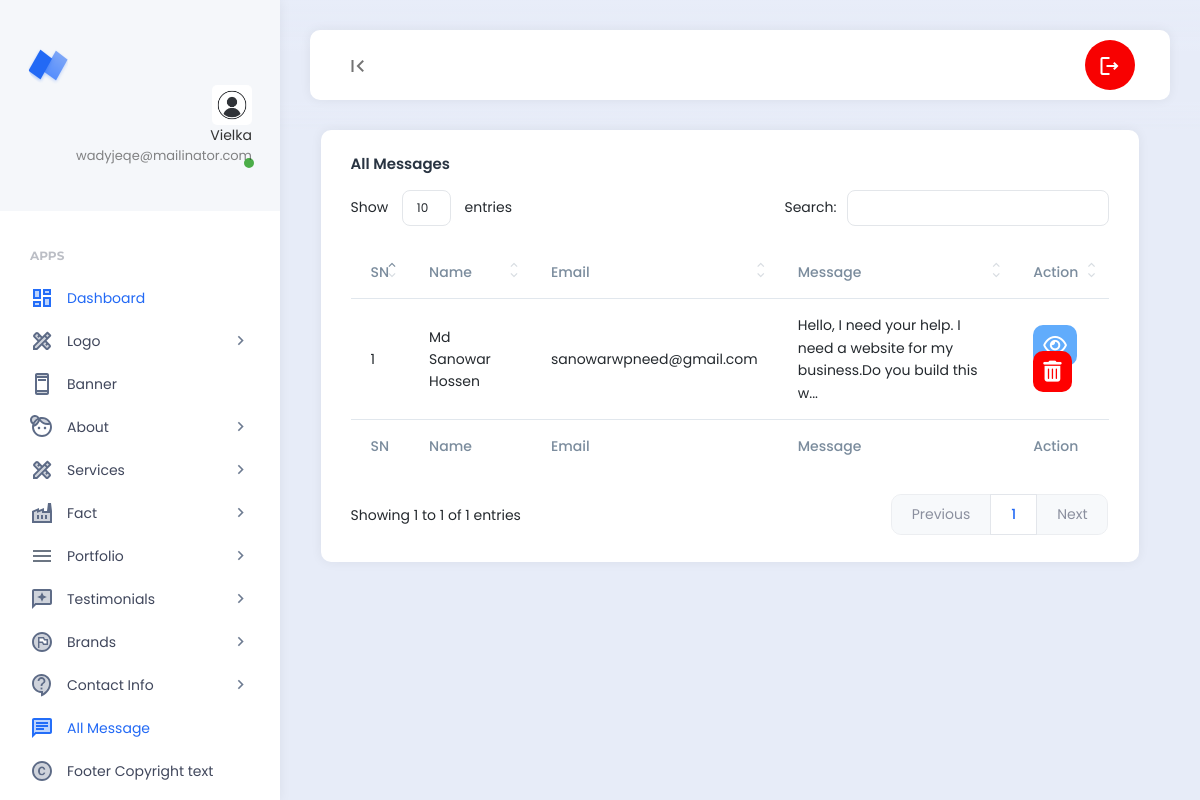
Page /backend/all_message.php (signed in) on the committed database.
### tables this page shows
CREATE TABLE `pro_users` (
  `id` int(11) NOT NULL,
  `name` varchar(55) NOT NULL,
  `email` varchar(55) NOT NULL,
  `password` varchar(100) NOT NULL,
  `profile_photo` varchar(200) NOT NULL DEFAULT 'profile_photo.jpg'
);

CREATE TABLE `pro_messages` (
  `id` int(11) NOT NULL,
  `your_name` varchar(255) NOT NULL,
  `your_email` varchar(255) NOT NULL,
  `message` text NOT NULL
);

### backend/all_message.php (the view, shortened to what this page needs)
<?php
require_once('header.php');
require_once('../config/db.php');
$select_all_message_query = "SELECT * FROM pro_messages";
$message_query_run = mysqli_query($db_con, $select_all_message_query);
$serial = 1;
?>
<div class="row">
    <div class="col">
        <div class="card">
            <div class="card-header">
                <h5 class="card-title"> All Messages </h5>
            </div>
            <div class="card-body">
                <table id="datatable1" class="display" style="width:100%">
                    <thead>
                        <tr>
                            <th>SN</th>
                            <th>Name</th>
                            <th>Email</th>
                            <th>Message</th>
                            <th>Action</th>
                        </tr>
                    </thead>
                    <tbody>
                        <?php foreach($message_query_run as $message_items) : ?>
                        <tr>
                            <td><?= $serial++; ?></td>
                            <td><?= $message_items['your_name'];?></td>
                            <td><?= $message_items['your_email'];?></td>
                            <td><?= mb_strimwidth($message_items['message'], 0, 80, '...');?></td>
                            <td>
                            <a href="view_message.php?id=<?=$message_items['id']?>" class="text-info h4" style="background: #61acfc;color: #fff !important;padding: 6px 10px;border-radius: 10px"><i class="fa-regular fa-eye"></i></a>
                            <a href="delete_message.php?id=<?=$message_items['id']?>" class="text-danger h4" style="background: #f00;color: #fff !important;padding: 6px 10px;border-radius: 10px;"><i class="fa-solid fa-trash-can"></i></a>
                            </td>
                        </tr>
                        <?php endforeach;?>
                    </tbody>
                    <tfoot>
                        <tr>
                            <th>SN</th>
                            <th>Name</th>
                            <th>Email</th>
                            <th>Message</th>
                            <th>Action</th>
                        </tr>
                    </tfoot>
                </table>
            </div>
        </div>
    </div>
</div>
<?php
require_once('footer.php');
?>

### backend/header.php (shortened to what this page needs)
<?php
require_once('../config/db.php');
$id = $_SESSION['login_id'];
$select_profile_image_query = "SELECT profile_photo FROM `pro_users` WHERE id=$id";
$query_run = mysqli_query($db_con, $select_profile_image_query);
$select_profile_fetch_assoc = mysqli_fetch_assoc($query_run)['profile_photo'];
?>
<!DOCTYPE html>
<html lang="en">
<head>
    <link rel="stylesheet" href="https://cdnjs.cloudflare.com/ajax/libs/font-awesome/6.4.2/css/all.min.css">
    <link href="assets/plugins/bootstrap/css/bootstrap.min.css" rel="stylesheet">
    <link href="assets/plugins/perfectscroll/perfect-scrollbar.css" rel="stylesheet">
    <link href="assets/plugins/pace/pace.css" rel="stylesheet">
    <link href="assets/plugins/highlight/styles/github-gist.css" rel="stylesheet">
    <link href="assets/plugins/summernote/summernote-lite.min.css" rel="stylesheet">
    <link href="assets/plugins/datatables/datatables.min.css" rel="stylesheet">
    <link href="assets/css/main.min.css" rel="stylesheet">
    <link href="assets/css/custom.css" rel="stylesheet">
</head>
<body>
    <div class="app align-content-stretch d-flex flex-wrap">
        <div class="app-sidebar">
            <div class="logo">
                <a href="http://localhost/project/" target="_blank" class="logo-icon"><span class="logo-text">Neptune</span></a>
                <div class="sidebar-user-switcher user-activity-online">
                    <a href="#">
                        <img src="assets/images/profile_photo/<?= $select_profile_fetch_assoc;?>">
                        <span class="activity-indicator"></span>
                        <span class="user-info-text"><?php if(isset($_SESSION['login_name'])) : echo $_SESSION['login_name']; endif ?><br><span class="user-state-info"><?php if(isset($_SESSION['login_email'])) : echo $_SESSION['login_email']; endif?></span></span>
                    </a>
                </div>
            </div>
            <div class="app-menu">
                <ul class="accordion-menu">
                    <li class="sidebar-title">
                        Apps
                    </li>
                    <li class="active-page">
                        <a href="dashboard.php" class="active"><i class="material-icons-two-tone">dashboard</i>Dashboard</a>
                    </li>
                    <li>
                        <a href=""><i class="material-icons-two-tone">design_services</i>Logo<i class="material-icons has-sub-menu">keyboard_arrow_right</i></a>
                    </li>
                    <li>
                        <a href="manage_banner.php"><i class="material-icons-two-tone">ad_units</i>Banner</a>
                    </li>
                    <li>
                        <a href=""><i class="material-icons-two-tone">face_4</i>About<i class="material-icons has-sub-menu">keyboard_arrow_right</i></a>
                    </li>
                    <li>
                        <a href=""><i class="material-icons-two-tone">design_services</i>Services<i class="material-icons has-sub-menu">keyboard_arrow_right</i></a>
                    </li>
                    <li>
                        <a href=""><i class="material-icons-two-tone">factory</i>Fact<i class="material-icons has-sub-menu">keyboard_arrow_right</i></a>
                    </li>
                    <li>
                        <a href=""><i class="material-icons-two-tone"> menu </i>Portfolio<i class="material-icons has-sub-menu">keyboard_arrow_right</i></a>
                    </li>
                    <li>
                        <a href=""><i class="material-icons-two-tone">reviews</i>Testimonials<i class="material-icons has-sub-menu">keyboard_arrow_right</i></a>
                    </li>
                    <li>
                        <a href=""><i class="material-icons-two-tone">flag_circle</i>Brands<i class="material-icons has-sub-menu">keyboard_arrow_right</i></a>
                    </li>
                    <li>
                        <a href=""><i class="material-icons-two-tone">contact_support</i>Contact Info<i class="material-icons has-sub-menu">keyboard_arrow_right</i></a>
                    </li>
                    <li class="active-page">
                        <a href="all_message.php" class="active"><i class="material-icons-two-tone">chat</i>All Message</a>
                    </li>
                    <li>
                        <a href="copyright_text.php"><i class="material-icons-two-tone">copyright</i>Footer Copyright text</a>
                    </li>
                </ul>
            </div>
        </div>
        <div class="app-container">
            <div class="app-header">
                <nav class="navbar navbar-light navbar-expand-lg">
                    <div class="container-fluid">
                        <div class="navbar-nav" id="navbarNav">
                            <ul class="navbar-nav">
                                <li class="nav-item">
                                    <a class="nav-link hide-sidebar-toggle-button" href="#"><i class="material-icons">first_page</i></a>
                                </li>
                            </ul>
                        </div>
                        <div class="d-flex">
                            <ul class="navbar-nav">
                                <li class="nav-item hidden-on-mobile">
                                    <a class="nav-link nav-notifications-toggle" id="notificationsDropDown" style="width: 50px; height:50px;border-radius:50%;" href="#" data-bs-toggle="dropdown">
                                        <i class="material-icons-outlined">logout</i>
                                    </a>
                                </li>
                            </ul>
                        </div>
                    </div>
                </nav>
            </div>
            <div class="app-content">
                <div class="content-wrapper">
                    <div class="container">
                        <div class="row">

### rows in the picture
pro_users: profile_photo (picture)
pro_messages: your_name "Md Sanowar Hossen", your_email "sanowarwpneed@gmail.com", message "Hello, I need your help. I need a website for my business.Do you build this w..."

### other values in the picture
$_SESSION['login_name'] "Vielka"
$_SESSION['login_email'] "wadyjeqe@mailinator.com"
